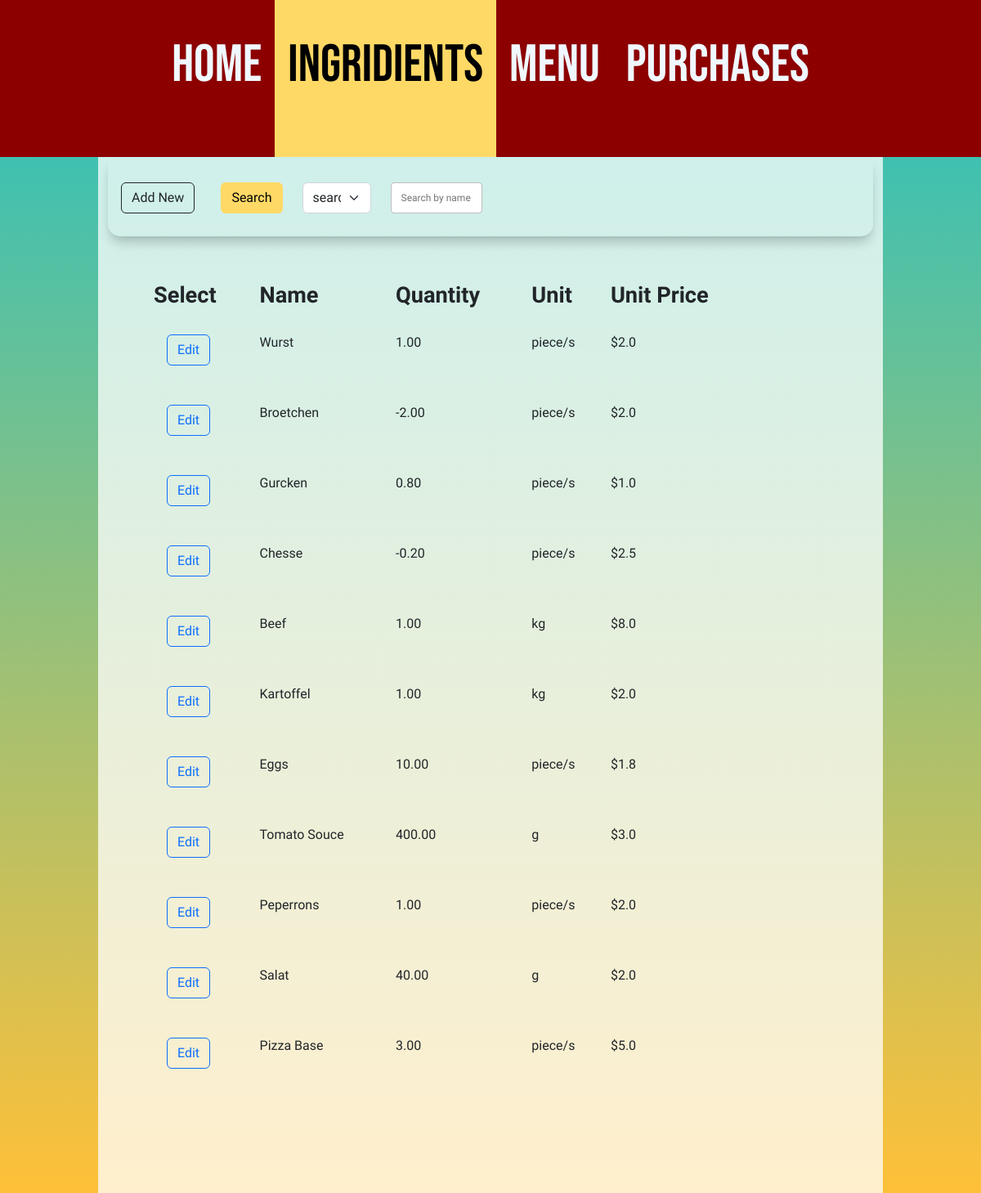
The page /ingridients/ on the database as committed earlier.
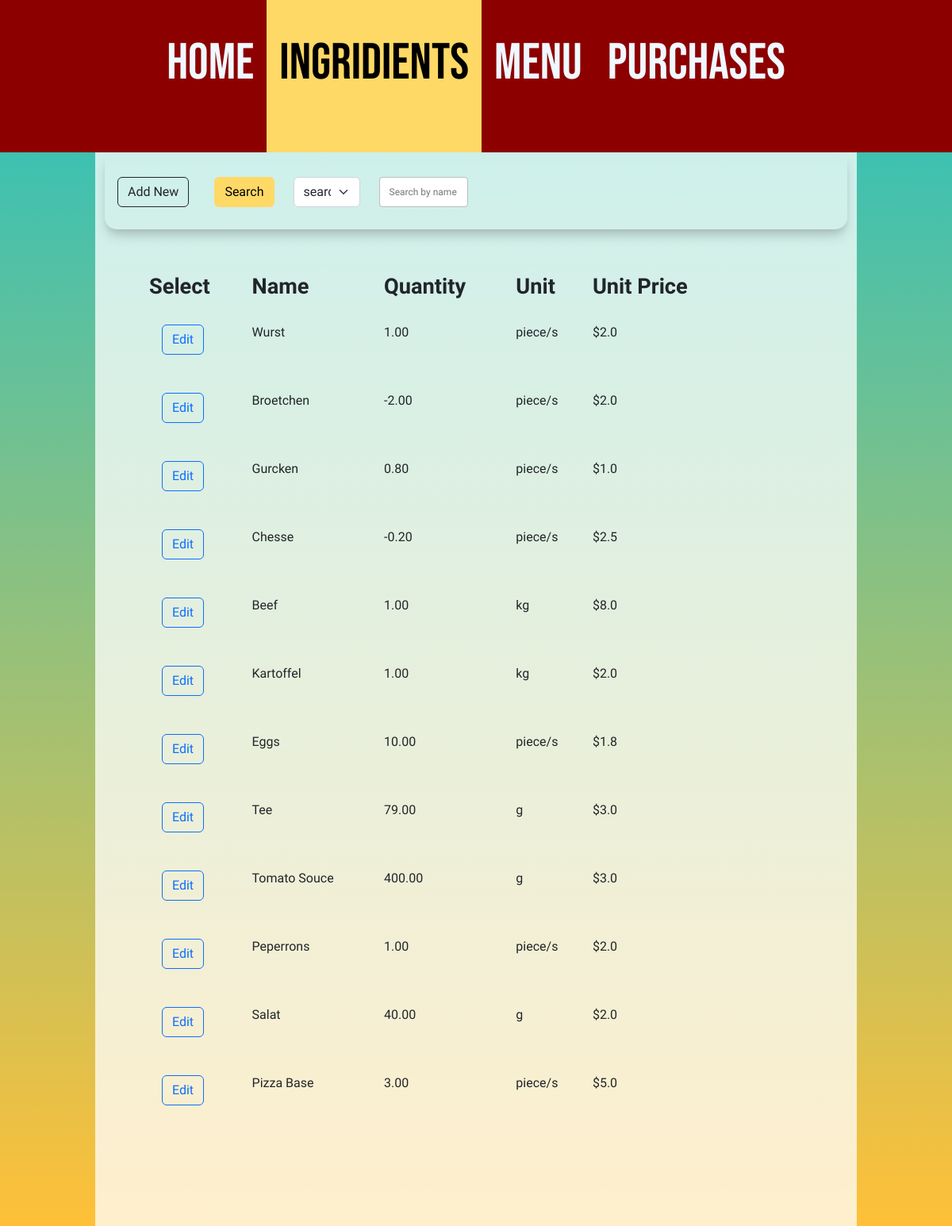
The same page on the database as committed later.
### inventory/models.py (models this page shows, shortened)
class Ingridient(models.Model):
    KILOGRAM = 'KG'
    GRAM = 'G'
    MILIGRAM = 'MG'
    LITER = 'L'
    MILILITER = 'ML'
    PIECE = 'PC'
    TABLESPOON = 'TS'
    TEASPOON = 'TE'
    UNIT_CHOICES = [
        (KILOGRAM, 'kg'),
        (GRAM, 'g'),
        (LITER, 'l'),
        (MILILITER, 'ml'),
        (MILIGRAM, 'mg'),
        (PIECE, 'piece/s'),
        (TABLESPOON, 'table spoon'),
        (TEASPOON, 'tea spoon'),
    ]
    name = models.CharField(max_length=100)
    quantity = models.FloatField()
    unit = models.CharField(max_length=2, choices=UNIT_CHOICES)
    unit_price = models.FloatField()

### inventory/views.py (the view, shortened to what this page needs)
# urls.py: path('ingridients/', views.IngridientView.as_view(), name='ingridients-list'),
class IngridientView(View):
    def get(self, request):
        all_ingridients = Ingridient.objects.all()
        f = IngridientFilter(request.GET, queryset=all_ingridients)
        all_ingridients = f.qs
        context = {
            'all_ingridients': all_ingridients,
            'myFilter': f,
        }
        return render(request, 'inventory/ingridients-list.html', context)

### inventory/templates/inventory/ingridients-list.html (shortened to what this page needs)
{% extends 'inventory/base.html' %}
{% block content %}
<div class="container-xl">
    <div class="d-flex flex-row bd-highlight align-items-center py-3 buttons-container">
        <a href="{% url 'ingridient-create' %}" class="btn btn-outline-dark mx-3" role="button">Add New</a>
        {% include 'inventory/ingridient-filter.html' %}
    </div>
    <div class="table-responsive">
        <table class="table table-borderless inventory-table">
            <thead>
                <tr>
                    <th>Select</th>
                    <th>Name</th>
                    <th>Quantity</th>
                    <th>Unit</th>
                    <th>Unit Price</th>
                </tr>
            </thead>
            <tbody>
                {% for ingridient in all_ingridients %}
                <tr class="disapearing{{ingridient.id}}">
                    <td>
                        <div>
                            <a role="button" class="btn btn-outline-primary ms-3" href="{% url 'ingridient-update' ingridient.id %}">Edit</a>
                        </div>
                    </td>
                    <td>{{ ingridient.name }}</td>
                    <td>{{ ingridient.quantity|floatformat:2 }}</td>
                    <td>{{ ingridient.get_unit_display }}</td>
                    <td>${{ ingridient.unit_price }}</td>
                </tr>
                {% endfor %}
            </tbody>
        </table>
    </div>
</div>
{% endblock content %}

### inventory/templates/inventory/base.html (shortened to what this page needs)
<html lang="en">
{% include 'inventory/head.html' %}
{% include 'inventory/header.html' %}
<body>
    {% block content %}
    {% endblock content %}
</body>
</html>

### inventory/templates/inventory/head.html (shortened to what this page needs)
<head>
    {% block head %}
    {% load static %}
    <link href="https://cdn.jsdelivr.net/npm/bootstrap@5.2.1/dist/css/bootstrap.min.css" rel="stylesheet"
>
    <link href="{% static 'inventory/style.css' %}" rel="stylesheet" type="text/css">
    {% endblock head %}
</head>

### inventory/templates/inventory/header.html (shortened to what this page needs)
<header>
    <ul class="nav justify-content-center main-navigation">
        <li class="nav-item link-navigation">
          <a class="nav-link" aria-current="page" href="{% url 'home' %}">Home</a>
        </li>
        <li class="nav-item link-navigation">
          <a class="nav-link" href="{% url 'ingridients-list' %}">Ingridients</a>
        </li>
        <li class="nav-item link-navigation">
          <a class="nav-link" href="{% url 'menu-items-list' %}">Menu</a>
        </li>
        <li class="nav-item link-navigation">
          <a class="nav-link" href="{% url 'purchase-list' %}">Purchases</a>
        </li>
      </ul>
</header>

### inventory/templates/inventory/ingridient-filter.html
<form method="get">
    <div class="form-wrapper d-flex flex-row-reverse mx-3 align-items-center">
        {% for field in myFilter.form %}
        <div class="field-wrapper purchase">
            {{field}}
        </div>
        {% endfor %}
        <button class="btn btn-primary" type="submit">Search</button>
    </div>
</form>

### inventory/static/inventory/style.css (style rules this page uses)
body { background: rgb(34, 193, 195); background: linear-gradient(180deg, rgba(34, 193, 195, 1) 0%, rgba(255, 192, 56, 1) 100%); background-repeat: no-repeat; background-attachment: fixed; }
.main-navigation { background-color: #8C0000; font-family: 'Bebas Neue', cursive; font-size: 4rem; }
.nav-link.disabled { color: black; background-color: #ffd966; }
a.nav-link { padding-top: 2rem; padding-bottom: 4rem; color: aliceblue; }
.container-xl { font-family: 'Comfortaa', cursive; background: rgba(255, 255, 255, 0.75); width: 80%; max-width: 1600px; padding-top: 0.2em; padding-bottom: 5em; }
.buttons-container { box-shadow: rgba(0, 0, 0, 0.2) 0px 10px 15px -3px, rgba(0, 0, 0, 0.05) 0px 4px 6px -2px; border-bottom-right-radius: 15px; border-bottom-left-radius: 15px; position: sticky; font-family: 'Comfortaa', cursive; font-weight: light; }
.inventory-table { font-family: 'Comfortaa', cursive; font-weight: 300; font-size: 1em; max-width: 80%; margin: 3em; }
.inventory-table thead { font-weight: bold; font-size: 1.7em; }
.inventory-table td { padding-top: 1.5em; padding-bottom: 1.5em; }
.buttons-container form { margin: 0.75rem 0; }
.field-wrapper input[type=text] { max-width: 7rem; height: calc(2.25rem + 2px); padding: 0.375rem 0.75rem; font-family: inherit; font-size: inherit; font-weight: 400; line-height: 1.5; color: #212529; background-color: #fff; background-clip: padding-box; border: 1px solid #bdbdbd; border-radius: 0.25rem; transition: border-color 0.15s ease-in-out, box-shadow 0.15s ease-in-out; }
.field-wrapper { font-size: 0.75em; padding-left: 2em; }
.form-wrapper .btn { background-color: #ffd966; color: black; border-color: transparent; }
.purchase { max-width: 9em; }

Rows that differ between the two databases and show on the page:
added Ingridient: name "Tee", quantity "79.00", unit "g", unit_price "3.0"
